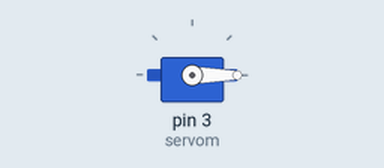
The sketch below on a simulated Arduino Uno, built with avr-gcc and run on an emulated ATmega328P. On the bench: servo.

Above: at 0.05 s.
At 2.4 s:
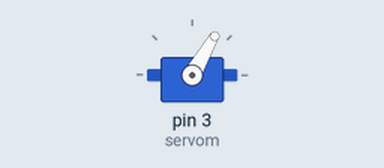
At 4.75 s:
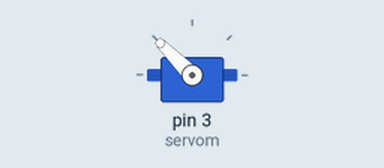
At 9.5 s:
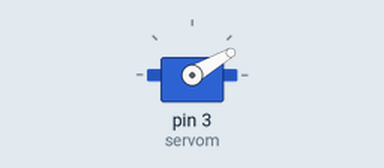
Timing chart, 0 to 12.4 s (numbered marks = the images above):
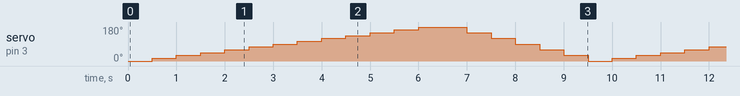

Measured:
- by itself, servo on pin 3 (servom): repeats every 9.5 s: 30° 0.50 s, 45° 0.50 s, 60° 0.50 s, 75° 0.50 s, 90° 0.50 s, 105° 0.50 s, 120° 0.50 s, 135° 0.50 s, 150° 0.50 s, 165° 0.50 s, 180° 1.0 s, 150° 0.50 s, 120° 0.50 s, 90° 0.50 s, 60° 0.50 s, 30° 0.50 s, 0° 0.50 s, 15° 0.50 s

The sketch:

Arduino_Problem_Seti_5.ino
```cpp
#include <Servo.h>
Servo servom;

void setup() {
servom.attach(3);
}

void loop(){
for(int i=0;i<=180;i=i+15){
  servom.write(i);
  delay(500);

}
for(int i=180;i>0;i=i-30){
  servom.write(i);
  delay(500);
}
}
```
